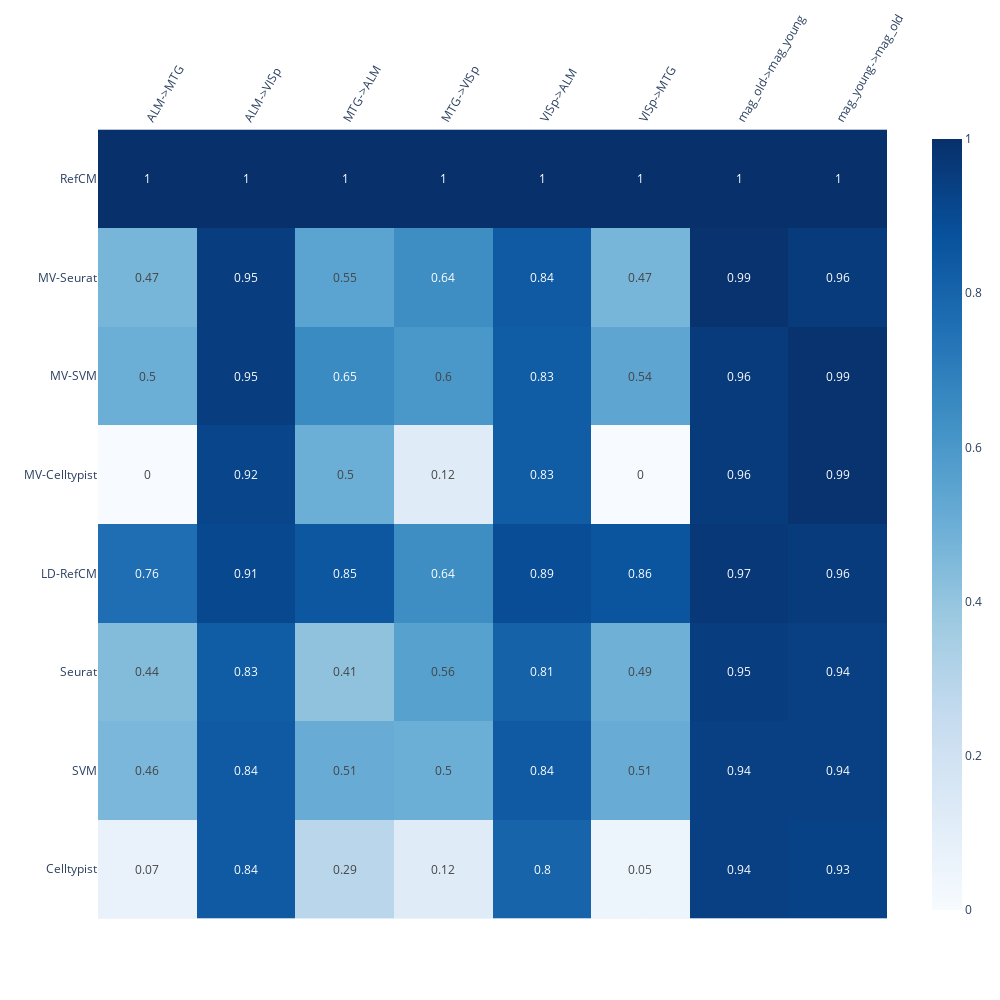

Notebook code for this chart:
### Markdown cell above
# Fig. 2b

### Code cell
models = ['RefCM', 'MV-Seurat', 'MV-SVM', 'MV-Celltypist', 'LD-RefCM', 'Seurat', 'SVM', 'Celltypist']
benchmarking.plot_brain_monkey_perf(models, write=True, width=1000, height=1000)

### Figure 1 — Plotly figure (JSON) as saved in the notebook; plotly's stock layout.template omitted (floating-point values rounded to 4 significant figures)
{"data": [{"coloraxis": "coloraxis", "hovertemplate": "x: %{x}<br>y: %{y}<br>color: %{z}<extra></extra>", "name": "0", "texttemplate": "%{z}", "type": "heatmap", "x": ["ALM->MTG", "ALM->VISp", "MTG->ALM", "MTG->VISp", "VISp->ALM", "VISp->MTG", "mag_old->mag_young", "mag_young->mag_old"], "xaxis": "x", "y": ["RefCM", "MV-Seurat", "MV-SVM", "MV-Celltypist", "LD-RefCM", "Seurat", "SVM", "Celltypist"], "yaxis": "y", "z": [[1, 1, 1, 1, 1, 1, 1, 1], [0.47, 0.95, 0.55, 0.64, 0.84, 0.47, 0.99, 0.96], [0.5, 0.95, 0.65, 0.6, 0.83, 0.54, 0.96, 0.99], [0, 0.92, 0.5, 0.12, 0.83, 0, 0.96, 0.99], [0.76, 0.91, 0.85, 0.64, 0.89, 0.86, 0.97, 0.96], [0.44, 0.83, 0.41, 0.56, 0.81, 0.49, 0.95, 0.94], [0.46, 0.84, 0.51, 0.5, 0.84, 0.51, 0.94, 0.94], [0.07, 0.84, 0.29, 0.12, 0.8, 0.05, 0.94, 0.93]]}], "layout": {"coloraxis": {"cmax": 1, "cmin": 0, "colorscale": [[0, "rgb(247,251,255)"], [0.125, "rgb(222,235,247)"], [0.25, "rgb(198,219,239)"], [0.375, "rgb(158,202,225)"], [0.5, "rgb(107,174,214)"], [0.625, "rgb(66,146,198)"], [0.75, "rgb(33,113,181)"], [0.875, "rgb(8,81,156)"], [1, "rgb(8,48,107)"]]}, "height": 1000, "margin": {"t": 60}, "width": 1000, "xaxis": {"anchor": "y", "constrain": "domain", "domain": [0, 1], "dtick": 1, "scaleanchor": "y", "side": "top", "tickangle": -60}, "yaxis": {"anchor": "x", "autorange": "reversed", "constrain": "domain", "domain": [0, 1], "dtick": 1, "scaleanchor": "x", "scaleratio": 1}}}
